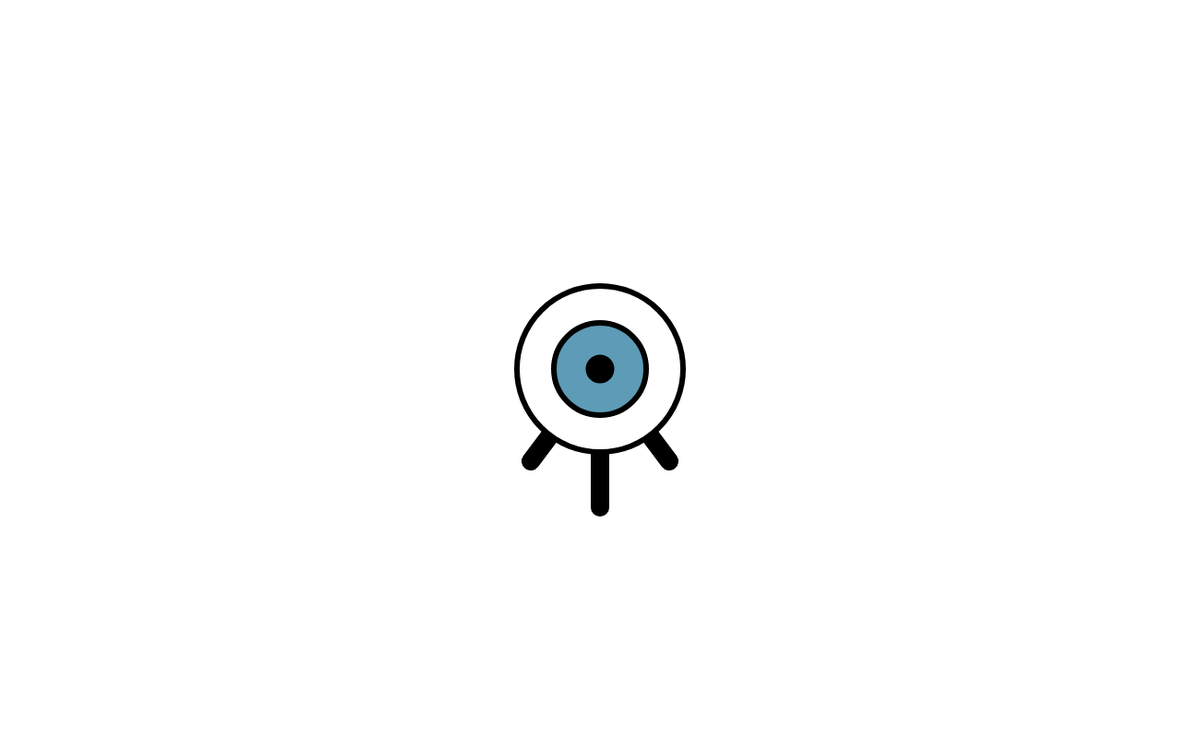
Frame 1 (no input)
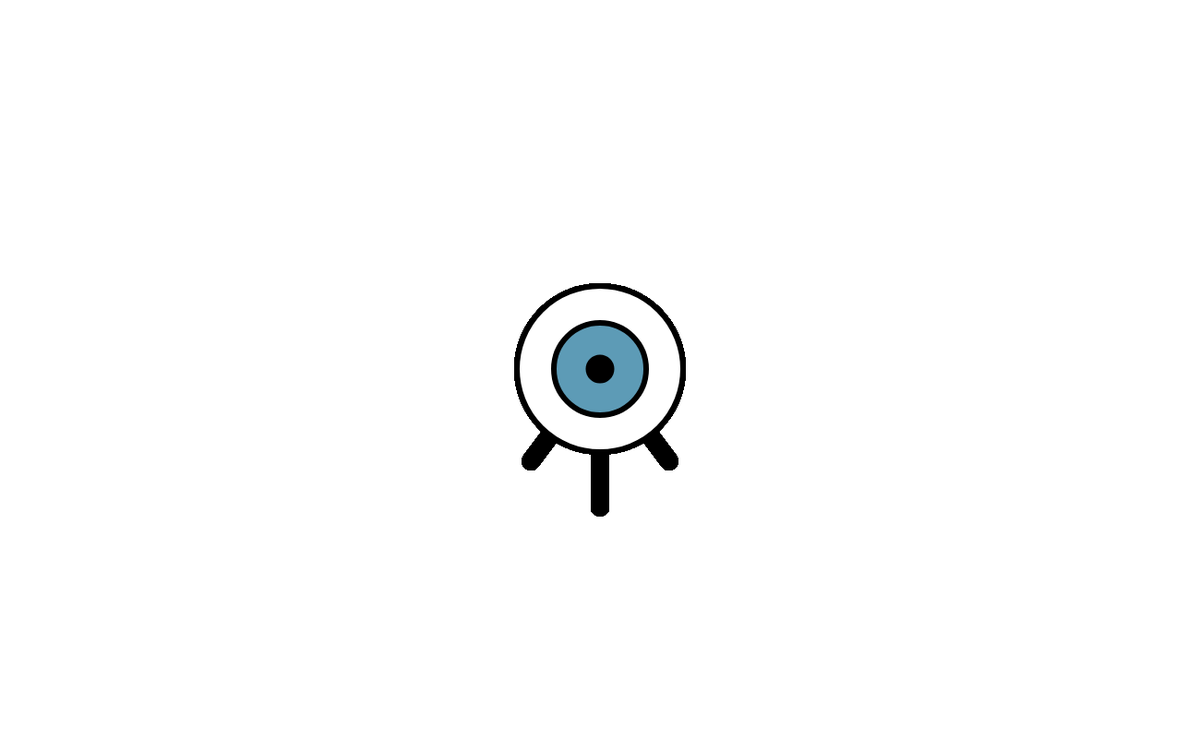
Frame 60 (no input)
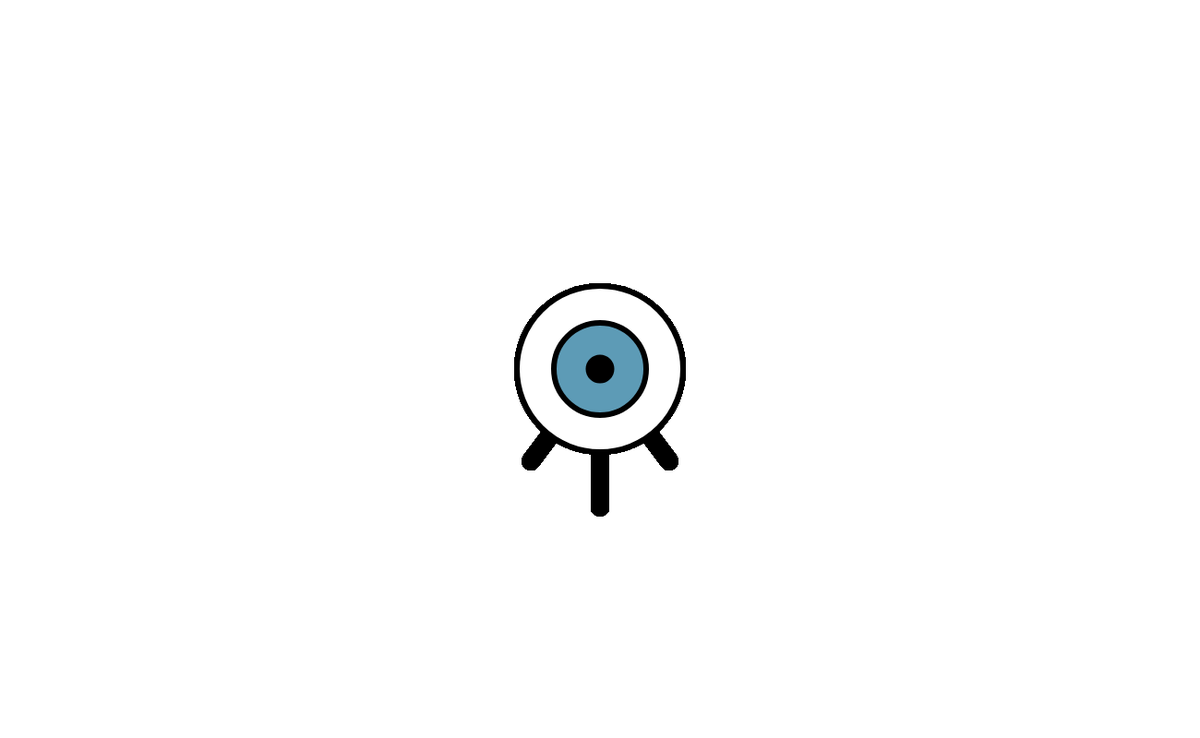
Frame 120 (the mouse pressed at the canvas centre since frame 60)

The p5.js sketch that drew these frames (run headless with seeded random() and noise() and a simulated clock; from frame 60 on, the mouse is pressed at the canvas centre):

// p5.js sketch
// ── sketch.js
function setup() {
  createCanvas(1300, 800);
}

function draw() {
  strokeWeight(20);
  line(650, 400, 575, 500);
  line(650, 400, 650, 550);
  line(650, 400, 725, 500);
  strokeWeight(6);
  fill(255);
  ellipse(650, 400, 180, 180);
  fill(93, 155, 182);
  ellipse(650, 400, 100, 100);
  fill(0);
  ellipse(650, 400, 25, 25);
}
